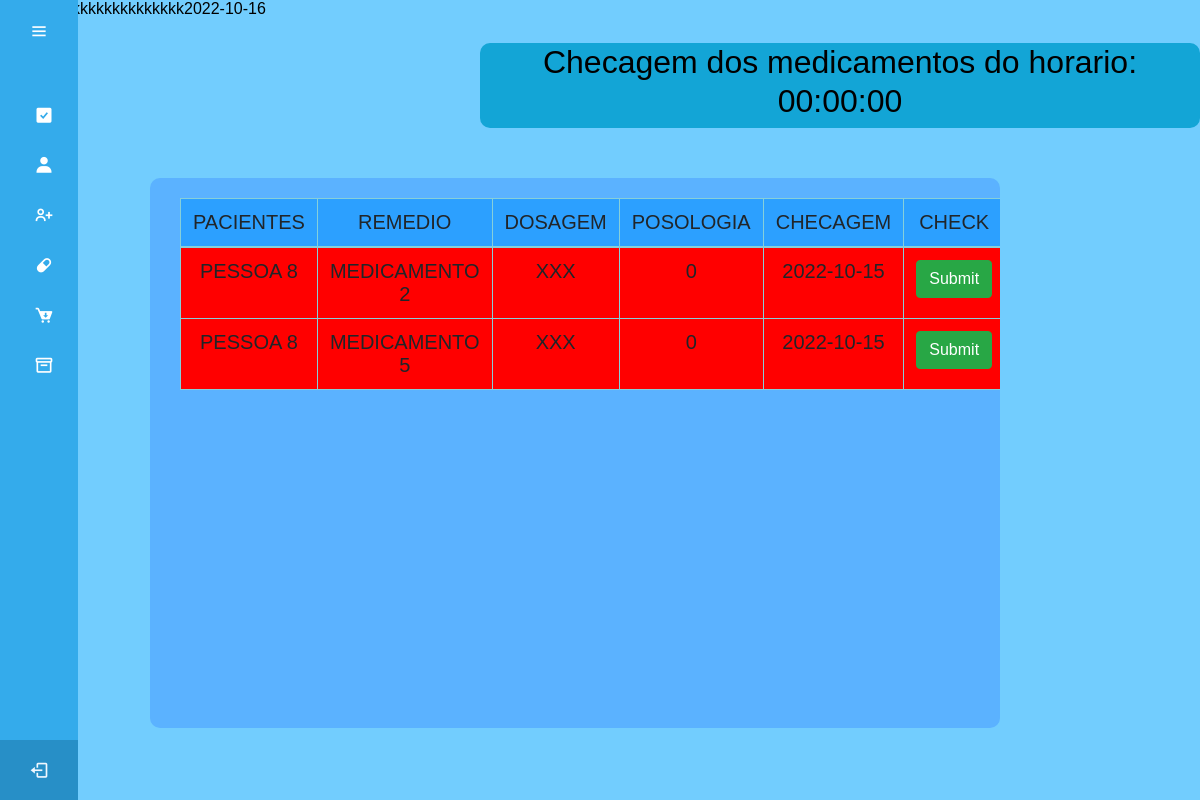
The page /checagem_remed_idoso.php?horario=00:00:00 on the database its author committed.
### tables this page shows
CREATE TABLE IF NOT EXISTS `utiliza` (
  `idutiliza` int(11) NOT NULL AUTO_INCREMENT,
  `ididoso` int(11) NOT NULL DEFAULT 0,
  `idremedio` int(11) NOT NULL,
  `posologia` int(2) NOT NULL DEFAULT 0,
  `horario` time NOT NULL,
  `obs_remed_idoso` varchar(50) DEFAULT NULL,
  `checagem` date DEFAULT NULL,
  `data_inicio` date DEFAULT NULL,
  `data_fim` date DEFAULT NULL,
  PRIMARY KEY (`idutiliza`),
  KEY `FK_utiliza_idosos` (`ididoso`),
  KEY `idremedio` (`idremedio`),
  CONSTRAINT `FK_utiliza_idosos` FOREIGN KEY (`ididoso`) REFERENCES `idosos` (`ididoso`) ON DELETE NO ACTION ON UPDATE NO ACTION,
  CONSTRAINT `FK_utiliza_medicamentos` FOREIGN KEY (`idremedio`) REFERENCES `medicamentos` (`idremedio`) ON DELETE NO ACTION ON UPDATE NO ACTION
);

CREATE TABLE IF NOT EXISTS `idosos` (
  `ididoso` int(11) NOT NULL AUTO_INCREMENT,
  `nome_idoso` varchar(50) NOT NULL,
  `nascimento` date DEFAULT NULL,
  `genero` char(1) NOT NULL DEFAULT '',
  `alergia` varchar(50) NOT NULL,
  `comorbidade` varchar(50) NOT NULL,
  `obs_idoso` varchar(50) DEFAULT NULL,
  `cpf_idoso` varchar(50) NOT NULL DEFAULT '0',
  `nome_resp` varchar(50) NOT NULL,
  `telefone_resp` varchar(50) NOT NULL DEFAULT '0',
  `cpf_resp` varchar(50) NOT NULL DEFAULT '0',
  `parentesco` varchar(50) NOT NULL,
  `endereco_resp` varchar(50) NOT NULL,
  PRIMARY KEY (`ididoso`)
);

CREATE TABLE IF NOT EXISTS `medicamentos` (
  `idremedio` int(11) NOT NULL AUTO_INCREMENT,
  `nome_remed` varchar(50) NOT NULL DEFAULT '',
  `dosagem` varchar(50) NOT NULL,
  `obs_remed` varchar(50) DEFAULT NULL,
  PRIMARY KEY (`idremedio`)
);

### checagem_remed_idoso.php (the view, shortened to what this page needs)
<html lang="en">
<head>
    <link rel="stylesheet" href="css/checagem.css">
</head>
<body>
    <?php
    include('conexao.php');
    $hoje = date('Y-m-d');
    echo 'kkkkkkkkkkkkkkkkkkkkkkk' . $hoje;
    $horario = $_GET['horario'];
    ?>
    <div id="titulo1" class="titulo">
        <h2>Checagem dos medicamentos do horario: <?= $horario ?></h2>
    </div>
    <div class="conteiner">
        <table class="table table-info table-bordered">
            <thead>
                <tr>
                    <td>Pacientes</td>
                    <td>Remedio</td>
                    <td>Dosagem</td>
                    <td>Posologia</td>
                    <td>checagem</td>
                    <td>check</td>
                </tr>
            </thead>
            <tbody>
                <tr>
                    <?php
                    $sql = "select * from utiliza, idosos, medicamentos where utiliza.ididoso = idosos.ididoso and utiliza.horario = '$horario' and utiliza.idremedio = medicamentos.idremedio";
                    $rs = mysqli_query($con, $sql);
                    while ($linha = mysqli_fetch_array($rs)) {
                        $color = (strtotime($hoje) == strtotime($linha['checagem'])) ? "green" : "red";
                    ?>
                        <td colspan="1" bgcolor="<?= $color ?>"><?= $linha['nome_idoso']; ?></a>
                        <td colspan="1" bgcolor="<?= $color ?>"><?= $linha['nome_remed'] ?></td>
                        <td colspan="1" bgcolor="<?= $color ?>"><?= $linha['dosagem'] ?></td>
                        <td colspan="1" bgcolor="<?= $color ?>"><?= $linha['posologia'] ?></td>
                        <td colspan="1" bgcolor="<?= $color ?>"><?= $linha['checagem'] ?></td>
                        <td colspan="1" bgcolor="<?php echo $color ?>">
                            <form action="<?php echo $_SERVER["PHP_SELF"]; ?>?horario=<?php echo $horario ?>" method="POST">
                                <input class='btn btn-success' type="submit" name="check" i class='bx bxs-check-square'>
                            </form>
                        </td>
                </tr>
            <?php } ?>
            </tbody>
        </table>
    </div>
</body>
</html>

### css/checagem.css (style rules this page uses)
body { background-color: aqua; }
.conteiner { background-color: #5bb2ff; height: 550px; width: 850px; margin-left: auto; margin-right: 200px; padding: 20px 30px; overflow:auto; margin-top: 50px; border-radius: 10px; text-transform: uppercase; }
a { all: unset; cursor: pointer; }
thead { background-color: #2ca0ff; }
td, th { border-width: medium; border-style: solid; border-color: rgb(57, 166, 233); text-align: center; font-size: 20px; }

### css/navbar.css (style rules this page uses)
* { margin: 0; padding: 0; box-sizing: border-box; font-family: "Poppins" , sans-serif; }
body { position: relative; min-height: 100vh; width: 100%; overflow: hidden; }
.sidebar { position: fixed; top: 0; left: 0; height: 100%; width: 78px; background: #34abeb; padding: 20px 14px; transition: all 0.5s ease; }
.nav_list i { font-size: 20px; }
.sidebar #bnt { position: absolute; color: rgb(255, 255, 255); top: 6px; left: 50%; font-size: 20px; height: 50px; width: 50px; text-align: center; line-height: 50px; transform: translateX(-50%); }
.sidebar ul { margin-top: 20px; }
.sidebar ul li { position: relative; height: 50px; width:100%; margin: 0 5px ; list-style: none; line-height: 50px; text-transform: uppercase; }
.sidebar ul li a { color: #fff; display: flex; align-items: center; text-decoration: none; transition: all 0.4s ease; border-radius: 12px; white-space: nowrap; }
.sidebar ul li i { height: 50px; min-width: 50px; border-radius: 12px; line-height: 50px; text-align: center; }
.sidebar .profile_content { position: absolute; color: #fff; bottom: 0; left: 0; width: 100%; }
.sidebar .profile_content .profile { position: relative; padding: 10px 6px; height: 60px; background: #278fc7; }
.profile #log_out { position: absolute; left: 50%; bottom: 5px; transform: translateX(-50%); min-width: 50px; line-height: 50px; font-size: 20px; border-radius: 12px; text-align: center; opacity: 1; }
.profile a { color: aliceblue; }
a { all: unset; cursor: pointer; }
.titulo { background-color: rgb(19, 165, 214); border-radius: 10px; margin-top: 25px; margin-left: 40%; padding-left: 10px; padding-right: 10px; text-align: center; display: inline-block; }

### rows shown on the page
utiliza: ididoso.nome_idoso "PESSOA 8", idremedio.nome_remed "MEDICAMENTO 2", idremedio.dosagem "XXX", posologia "0", checagem "2022-10-15"
utiliza: ididoso.nome_idoso "PESSOA 8", idremedio.nome_remed "MEDICAMENTO 5", idremedio.dosagem "XXX", posologia "0", checagem "2022-10-15"

### other values the page prints
$horario "00:00:00"
